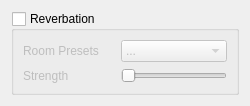
      <widget class="QWidget" name="tab_2">
       <attribute name="title">
        <string>Reverb</string>
       </attribute>
       <layout class="QVBoxLayout" name="verticalLayout_15">
        <item>
         <widget class="QGroupBox" name="reverb">
          <property name="whatsThis">
           <string>&lt;html&gt;&lt;head/&gt;&lt;body&gt;&lt;p&gt;&lt;span style=&quot; font-weight:600; text-decoration: underline;&quot;&gt;Reverbation&lt;/span&gt;&lt;/p&gt;&lt;p&gt;Based on Progenitor2 (part of FreeVerb3)&lt;/p&gt;&lt;/body&gt;&lt;/html&gt;</string>
          </property>
          <property name="title">
           <string>Reverbation</string>
          </property>
          <property name="checkable">
           <bool>true</bool>
          </property>
          <property name="checked">
           <bool>false</bool>
          </property>
          <layout class="QVBoxLayout" name="verticalLayout_11">
           <item>
            <layout class="QFormLayout" name="formLayout_3">
             <property name="horizontalSpacing">
              <number>22</number>
             </property>
             <property name="verticalSpacing">
              <number>6</number>
             </property>
             <property name="bottomMargin">
              <number>0</number>
             </property>
             <item row="1" column="0">
              <widget class="QLabel" name="vhplvl_label">
               <property name="text">
                <string>Strength</string>
               </property>
              </widget>
             </item>
             <item row="1" column="1">
              <widget class="QSlider" name="reverb_strength">
               <property name="minimumSize">
                <size>
                 <width>0</width>
                 <height>13</height>
                </size>
               </property>
               <property name="maximumSize">
                <size>
                 <width>132</width>
                 <height>16777215</height>
                </size>
               </property>
               <property name="minimum">
                <number>0</number>
               </property>
               <property name="maximum">
                <number>18</number>
               </property>
               <property name="value">
                <number>0</number>
               </property>
               <property name="tracking">
                <bool>true</bool>
               </property>
               <property name="orientation">
                <enum>Qt::Horizontal</enum>
               </property>
               <property name="invertedControls">
                <bool>false</bool>
               </property>
              </widget>
             </item>
             <item row="0" column="0">
              <widget class="QLabel" name="label_4">
               <property name="text">
                <string>Room Presets</string>
               </property>
              </widget>
             </item>
             <item row="0" column="1">
              <widget class="QComboBox" name="roompresets">
               <property name="maximumSize">
                <size>
                 <width>133</width>
                 <height>16777215</height>
                </size>
               </property>
               <property name="frame">
                <bool>true</bool>
               </property>
               <item>
                <property name="text">
                 <string>...</string>
                </property>
               </item>
               <item>
                <property name="text">
                 <string>Small room</string>
                </property>
               </item>
               <item>
                <property name="text">
                 <string>Medium room</string>
                </property>
               </item>
               <item>
                <property name="text">
                 <string>Large room</string>
                </property>
               </item>
               <item>
                <property name="text">
                 <string>Plate high</string>
                </property>
               </item>
               <item>
                <property name="text">
                 <string>Plate low</string>
                </property>
               </item>
               <item>
                <property name="text">
                 <string>Long reverb 1</string>
                </property>
               </item>
               <item>
                <property name="text">
                 <string>Long reverb 2</string>
                </property>
               </item>
              </widget>
             </item>
            </layout>
           </item>
          </layout>
         </widget>
        </item>
       </layout>
      </widget>
